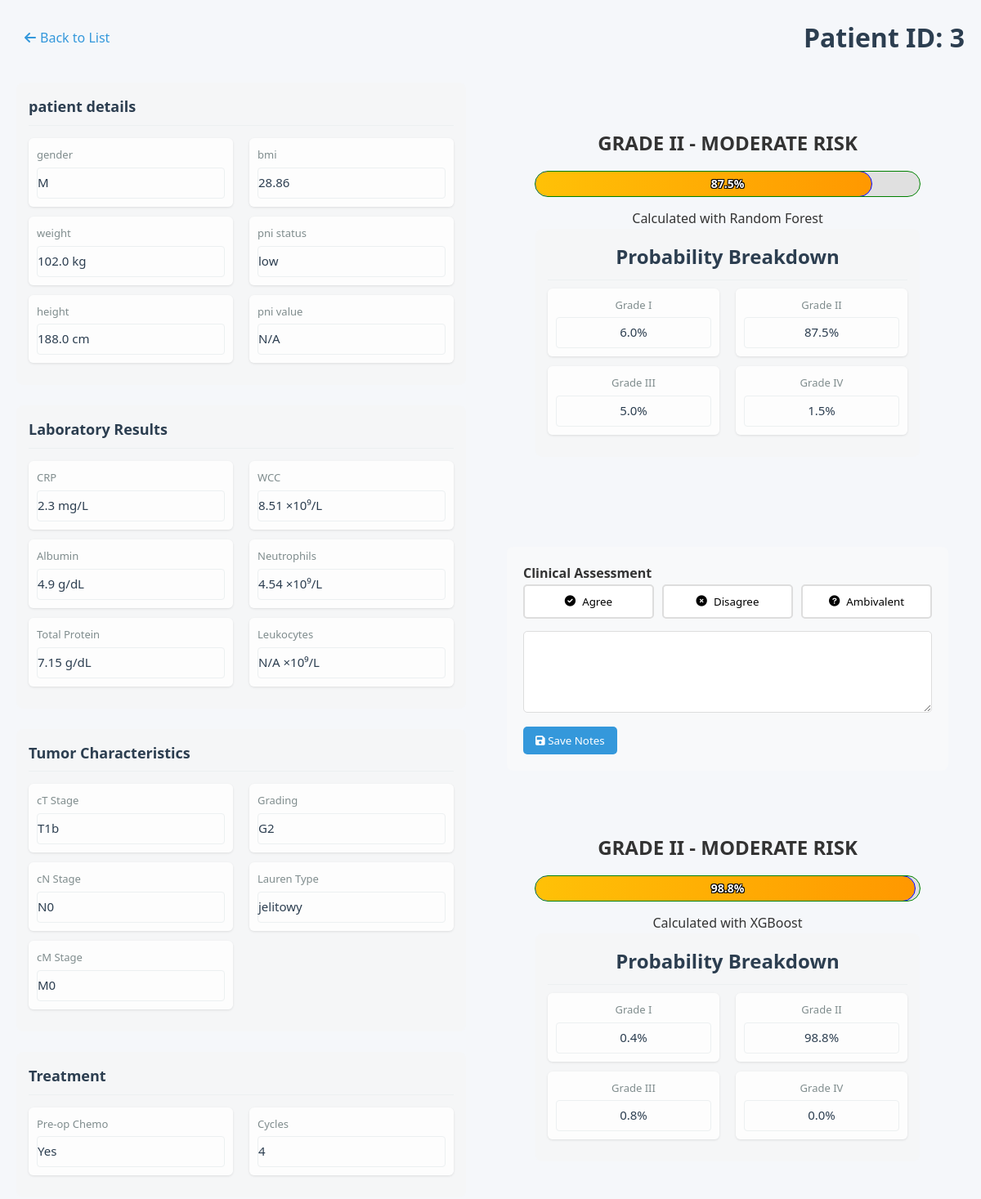
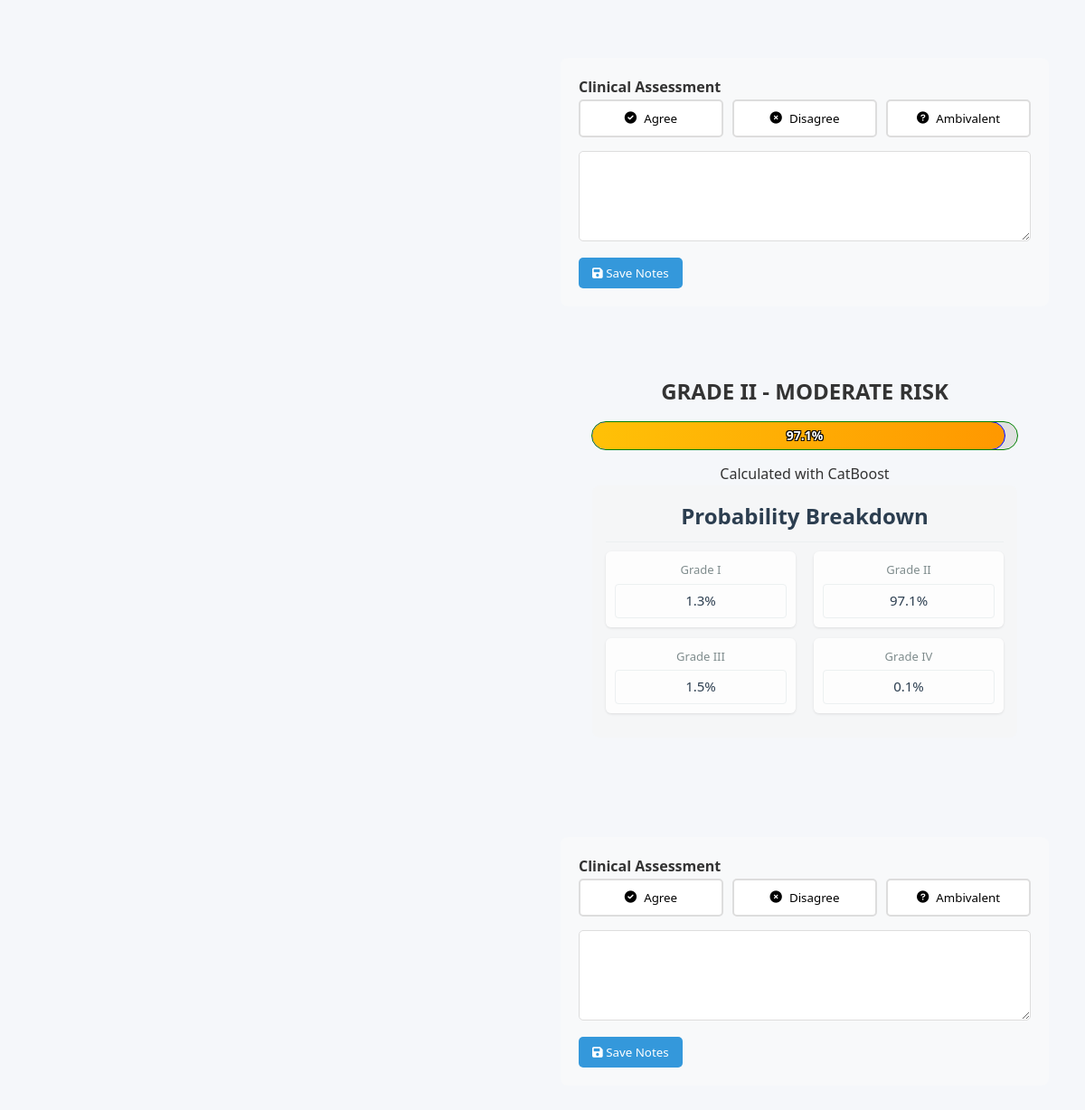
Screenshot of /patient/3 with the database file from the repository (2 pictures, top to bottom).
### models.py (models this page shows, shortened)
class Patient(db.Model):
    id = db.Column(db.Integer, primary_key=True)
    gender = db.Column(db.String(1), nullable=False)        # 'M' lub 'K'
    weight = db.Column(db.Float, nullable=False)            # waga w kg (wartości numeryczne)
    height = db.Column(db.Float, nullable=False)            # wzrost w cm (wartości numeryczne)
    bmi = db.Column(db.Float, nullable=False)               # BMI (wartości numeryczne)
    CRP = db.Column(db.Float, nullable=False)               # CRP (wartości numeryczne)
    Alb = db.Column(db.Float, nullable=False)               # Alb (wartości numeryczne)
    WCC = db.Column(db.Float, nullable=False)               # WCC (wartości numeryczne)
    NEU = db.Column(db.Float, nullable=False)               # NEU (wartości numeryczne)
    total_protein = db.Column(db.Float, nullable=False)     # białko całkowite (wartości numeryczne)
    pT = db.Column(db.String(10), nullable=False)           # stadium T (wartości kategoryczne)
    pN = db.Column(db.String(10), nullable=False)           # stadium N (wartości kategoryczne)
    pM = db.Column(db.String(10), nullable=False)           # stadium M (wartości kategoryczne)
    PNI = db.Column(db.Integer, nullable=False)             # PNI (wartości numeryczne 0-1)
    GRADING = db.Column(db.String(10), nullable=False)      # stopień zróżnicowania (wartości kategoryczne)
    Lauren = db.Column(db.String(10), nullable=False)       # typ Lauren (wartości kategoryczne)
    CTH_preop = db.Column(db.String(10), nullable=False)    # chemioterapia przedoperacyjna (wartości kategoryczne)
    cycles_number = db.Column(db.Integer, nullable=False)   # liczba cykli chemioterapii (wartości numeryczne)
    leukocytes = db.Column(db.Float, nullable=True)        # NEW: total leukocytes count (nullable)
    pni_float = db.Column(db.Float, nullable=True)         # NEW: float PNI value (nullable)
    predictions = db.relationship('Prediction', backref='patient', lazy=True)

class Prediction(db.Model):
    id = db.Column(db.Integer, primary_key=True)
    patient_id = db.Column(db.Integer, db.ForeignKey('patient.id'), nullable=False)
    probability = db.Column(db.Float, nullable=False)
    model_used = db.Column(db.String(50), nullable=False)
    interpretation = db.Column(db.String(50), nullable=False)
    top_factors = db.Column(db.JSON)  # Stores list of important factors
    all_probabilities = db.Column(db.JSON) # field for grade probabilities
    grade = db.Column(db.String(2))
    clinician_agreement = db.Column(db.String(20))  # 'agree', 'disagree', 'ambivalent'
    clinician_notes = db.Column(db.Text)
    patient_id = db.Column(db.Integer, db.ForeignKey('patient.id'), nullable=False)

### app.py (the view)
    @app.route('/patient/<int:patient_id>')
    def patient_detail(patient_id):
        patient = Patient.query.get_or_404(patient_id)
        predictions = patient.predictions
        return render_template('patient.html', patient=patient, predictions=predictions)

### templates/patient.html (shortened to what this page needs)
{% extends "base.html" %}
{% block content %}
<header class="patient-header">
    <button class="back-button" onclick="window.history.back()">
        <i class="fas fa-arrow-left"></i> Back to List
    </button>
    <h1>Patient ID: {{ patient.id }}</h1>
</header>
<div class="patient-profile">
  <div class="patient-data">
    <div class="data-section">
      <h3 class="data-section-title">patient details</h3>
      <div class="data-columns">
          <div class="data-subcolumn">
              <div class="data-field">
                  <label>gender</label>
                  <div class="editable-field">{{ patient.gender }}</div>
              </div>
              <div class="data-field">
                  <label>weight</label>
                  <div class="editable-field">{{ patient.weight }} kg</div>
              </div>
              <div class="data-field">
                  <label>height</label>
                  <div class="editable-field">{{ patient.height }} cm</div>
              </div>
          </div>
          <div class="data-subcolumn">
              <div class="data-field">
                  <label>bmi</label>
                  <div class="editable-field">{{ patient.bmi }}</div>
              </div>
              <div class="data-field">
                  <label>pni status</label>
                  <div class="editable-field">{{ "high" if patient.pni else "low" }}</div>
              </div>
              <div class="data-field">
                  <label>pni value</label>
                  <div class="editable-field">{{ patient.pni_float or 'N/A' }}</div>
              </div>
          </div>
      </div>
  </div>
    <div class="data-section">
        <h3 class="data-section-title">Laboratory Results</h3>
        <div class="data-columns">
            <div class="data-subcolumn">
                <div class="data-field">
                    <label>CRP</label>
                    <div class="editable-field">{{ patient.CRP }} mg/L</div>
                </div>
                <div class="data-field">
                    <label>Albumin</label>
                    <div class="editable-field">{{ patient.Alb }} g/dL</div>
                </div>
                <div class="data-field">
                    <label>Total Protein</label>
                    <div class="editable-field">{{ patient.total_protein }} g/dL</div>
                </div>
            </div>
            <div class="data-subcolumn">
                <div class="data-field">
                    <label>WCC</label>
                    <div class="editable-field">{{ patient.WCC }} ×10⁹/L</div>
                </div>
                <div class="data-field">
                    <label>Neutrophils</label>
                    <div class="editable-field">{{ patient.NEU }} ×10⁹/L</div>
                </div>
                <div class="data-field">
                    <label>Leukocytes</label>
                    <div class="editable-field">{{ patient.leukocytes or 'N/A' }} ×10⁹/L</div>
                </div>
            </div>
        </div>
    </div>
    <div class="data-section">
        <h3 class="data-section-title">Tumor Characteristics</h3>
        <div class="data-columns">
            <div class="data-subcolumn">
                <div class="data-field">
                    <label>cT Stage</label>
                    <div class="editable-field">{{ patient.pT }}</div>
                </div>
                <div class="data-field">
                    <label>cN Stage</label>
                    <div class="editable-field">{{ patient.pN }}</div>
                </div>
                <div class="data-field">
                    <label>cM Stage</label>
                    <div class="editable-field">{{ patient.pM }}</div>
                </div>
            </div>
            <div class="data-subcolumn">
                <div class="data-field">
                    <label>Grading</label>
                    <div class="editable-field">{{ patient.GRADING }}</div>
                </div>
                <div class="data-field">
                    <label>Lauren Type</label>
                    <div class="editable-field">{{ patient.Lauren }}</div>
                </div>
            </div>
        </div>
    </div>
    <div class="data-section">
        <h3 class="data-section-title">Treatment</h3>
        <div class="data-columns">
            <div class="data-subcolumn">
                <div class="data-field">
                    <label>Pre-op Chemo</label>
                    <div class="editable-field">{{ "Yes" if patient.CTH_preop == "tak" else "No" }}</div>
                </div>
            </div>
            <div class="data-subcolumn">
                <div class="data-field">
                    <label>Cycles</label>
                    <div class="editable-field">{{ patient.cycles_number }}</div>
                </div>
            </div>
        </div>
    </div>
</div>
<div class="prediction-data">
    {% if predictions %}
        {% for prediction in predictions %}
        <div class="prediction-result">
            <div class="prediction-result">
                <div class="risk-level risk-{{ prediction.interpretation|lower|replace(' ', '-') }}">
                    <h3>GRADE {{ prediction.grade }} - {{ prediction.interpretation }}</h3>
                    <div class="probability-gauge">
                        <div class="gauge-fill" style="width: {{ (prediction.probability * 100)|round(1) }}%"></div>
                        <span class="probability-value">{{ (prediction.probability * 100)|round(1) }}%</span>
                    </div>
                    <p>Calculated with {{ prediction.model_used }}</p>
                    {% if prediction.all_probabilities %}
                    <div class="data-section">
                        <h3 class="data-section-title">Probability Breakdown</h3>
                        <div class="data-columns">
                            {% for grade, prob in prediction.all_probabilities|fromjson|dictsort %}
                            <div class="data-subcolumn">
                                <div class="data-field">
                                    <label>Grade {{ grade }}</label>
                                    <div class="editable-field probability-grade probability-grade-{{ grade }}">
                                        {{ (prob * 100)|round(1) }}%
                                    </div>
                                </div>
                            </div>
                            {% if loop.index % 2 == 0 and not loop.last %}
                        </div>
                        <div class="data-columns">
                            {% endif %}
                            {% endfor %}
                        </div>
                    </div>
{% endif %}
                </div>
            </div>
            <div class="clinician-feedback">
                <h4>Clinical Assessment</h4>
                <form method="POST" action="{{ url_for('save_feedback', prediction_id=prediction.id) }}">
                    <div class="feedback-buttons">
                        <button type="submit" name="agreement" value="agree"
                                class="{% if prediction.clinician_agreement == 'agree' %}active{% endif %}">
                            <i class="fas fa-check-circle"></i> Agree
                        </button>
                        <button type="submit" name="agreement" value="disagree"
                                class="{% if prediction.clinician_agreement == 'disagree' %}active{% endif %}">
                            <i class="fas fa-times-circle"></i> Disagree
                        </button>
                        <button type="submit" name="agreement" value="ambivalent"
                                class="{% if prediction.clinician_agreement == 'ambivalent' %}active{% endif %}">
                            <i class="fas fa-question-circle"></i> Ambivalent
                        </button>
                    </div>
                    <div class="feedback-notes">
                        <textarea name="clinician_notes" placeholder="Enter your clinical reasoning...">
                            {{ prediction.clinician_notes or '' }}
                        </textarea>
                        <button type="submit" class="btn-save-notes">
                            <i class="fas fa-save"></i> Save Notes
                        </button>
                    </div>
                </form>
            </div>
        </div>
        {% endfor %}
    {% else %}
        <div class="no-prediction">
            <p>No prediction available for this patient</p>
        </div>
    {% endif %}
</div>
</div>
    </div>
{% endblock %}

### static/css/styles.css (style rules this page uses)
:root { --primary-color: #2c3e50; --secondary-color: #3498db; --accent-color: #e74c3c; --light-gray: #ecf0f1; --medium-gray: #bdc3c7; --dark-gray: #7f8c8d; --success-color: #2ecc71; --warning-color: #f39c12; --danger-color: #e74c3c; }
* { margin: 0; padding: 0; box-sizing: border-box; font-family: 'Segoe UI', Tahoma, Geneva, Verdana, sans-serif; }
body { background-color: #f5f7fa; color: #333; line-height: 1.6; }
header { margin-bottom: 30px; display: flex; justify-content: space-between; align-items: center; flex-wrap: wrap; gap: 20px; }
h1 { color: var(--primary-color); font-weight: 600; }
.patient-header { margin-bottom: 30px; display: flex; align-items: center; gap: 20px; }
.back-button { background: none; border: none; color: var(--secondary-color); font-size: 16px; cursor: pointer; display: flex; align-items: center; gap: 5px; padding: 5px 10px; border-radius: 4px; transition: background-color 0.2s; }
.patient-profile { display: flex; gap: 30px; width: 100%; }
.editable-field { padding: 8px 12px; border: 1px solid var(--light-gray); border-radius: 4px; min-height: 38px; }
.feedback-buttons { display: flex; gap: 10px; margin-bottom: 20px; }
.data-field:last-child { border-bottom: none; }
.editable-field { padding: 8px 0; color: #333; }
.data-columns { display: flex; gap: 20px; flex-grow: 1; }
.data-subcolumn { flex: 1; min-width: 0; }
.patient-data { flex: 1; min-width: 0; display: flex; flex-direction: column; }
.prediction-data { width: 50%; min-width: 400px; }
.data-field { margin-bottom: 15px; padding: 10px; background: rgba(245, 245, 245, 0.3); border-radius: 4px; }
.data-field label { display: block; font-size: 13px; color: var(--dark-gray); margin-bottom: 5px; }
.data-field .editable-field { font-size: 15px; font-weight: 500; color: var(--primary-color); padding: 5px 0; }
.prediction-result { padding: 20px; }
.risk-level { text-align: center; margin-bottom: 20px; padding: 15px; border-radius: 8px; }
.risk-level h3 { margin-bottom: 10px; font-size: 24px; }
.clinician-feedback { margin-top: 30px; padding: 20px; background: #f8f9fa; border-radius: 8px; }
.feedback-buttons { display: flex; gap: 10px; margin-bottom: 15px; }
.feedback-buttons button { flex: 1; padding: 10px; border: 2px solid #ddd; background: white; border-radius: 5px; cursor: pointer; transition: all 0.3s; display: flex; align-items: center; justify-content: center; gap: 8px; }
.feedback-notes textarea { width: 100%; min-height: 100px; padding: 10px; border: 1px solid #ddd; border-radius: 5px; resize: vertical; }
.btn-save-notes { margin-top: 10px; padding: 8px 15px; background: var(--secondary-color); color: white; border: none; border-radius: 5px; cursor: pointer; }
.probability-value { position: absolute; top: 50%; left: 50%; transform: translate(-50%, -50%); font-weight: bold; font-size: 14px; color: #000; text-shadow: -1px -1px 0 #fff, 1px -1px 0 #fff, -1px 1px 0 #fff, 1px 1px 0 #fff; mix-blend-mode: normal; pointer-events: none; z-index: 2; }
.probability-gauge { height: 30px; background: #e0e0e0; border-radius: 15px; margin: 15px 0; position: relative; overflow: hidden; }
.gauge-fill { position: absolute; top: 0; left: 0; height: 100%; width: 0%; border-radius: 15px; transition: width 0.5s ease; z-index: 1; }
.probability-value { position: absolute; top: 50%; left: 50%; transform: translate(-50%, -50%); font-weight: bold; font-size: 14px; z-index: 2; color: white; text-shadow: -1px -1px 0 #000, 1px -1px 0 #000, -1px 1px 0 #000, 1px 1px 0 #000; }
.probability-gauge { outline: 1px solid green; }
.gauge-fill { outline: 1px solid blue; }
.risk-moderate-risk .gauge-fill { background: linear-gradient(to right, #FFC107, #FF9800); }
.data-section { margin-bottom: 25px; background: rgba(245, 245, 245, 0.5); border-radius: 8px; padding: 15px; }
.data-section-title { color: var(--primary-color); font-size: 18px; margin-bottom: 15px; padding-bottom: 8px; border-bottom: 1px solid var(--light-gray); }
.data-field { margin-bottom: 12px; padding: 10px; background: rgba(255, 255, 255, 0.8); border-radius: 6px; box-shadow: 0 1px 3px rgba(0,0,0,0.1); }
.probability-grade { font-weight: 600; text-align: center; padding: 8px; }

### rows the page displays
Patient: id "3", gender "M", weight "102.0", height "188.0", bmi "28.86", pni_float "N/A", CRP "2.3", Alb "4.9", total_protein "7.15", WCC "8.51", NEU "4.54", leukocytes "N/A", pT "T1b", pN "N0", pM "M0", GRADING "G2", Lauren "jelitowy", CTH_preop "Yes", cycles_number "4"
Prediction: grade "II", interpretation "MODERATE RISK", (prediction.probability*100)|round(1) "87.5", model_used "Random Forest", all_probabilities "I" "II" "III" "IV", value "6.0" "87.5" "5.0" "1.5"
Prediction: grade "II", interpretation "MODERATE RISK", (prediction.probability*100)|round(1) "98.8", model_used "XGBoost", all_probabilities "I" "II" "III" "IV", value "0.4" "98.8" "0.8" "0.0"
Prediction: grade "II", interpretation "MODERATE RISK", (prediction.probability*100)|round(1) "97.1", model_used "CatBoost", all_probabilities "I" "II" "III" "IV", value "1.3" "97.1" "1.5" "0.1"

### other values shown
{{ "high" if patient.pni else "low" }} "low"
